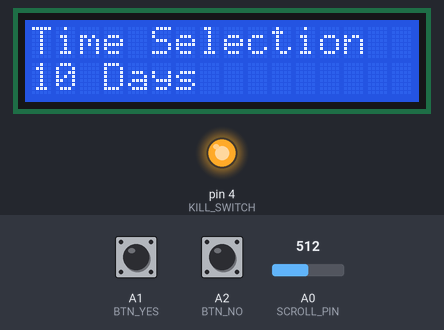
The sketch below on a simulated Arduino Uno, built with avr-gcc and run on an emulated ATmega328P. On the bench: 16×2 character LCD, output pins drawn as LEDs (lit = HIGH). The inputs (shaded band) are chosen by the test bench; at power-on: A1 (BTN_YES) HIGH, A0 (SCROLL_PIN) = 512, A2 (BTN_NO) HIGH. The local clock reads 2024-03-15 10:24:30 at power-on unless the sketch sets it.

Above: at 5.0 s.
5.1 s: A1 (BTN_YES) pulled LOW for 1 s
At 6.3 s:
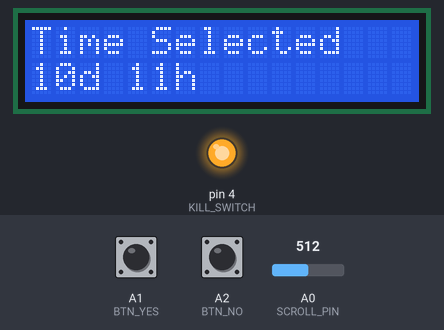
At 8.9 s:
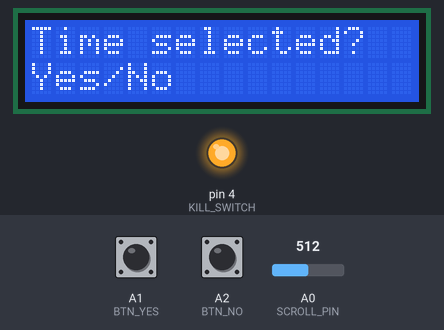
9.1 s: A1 (BTN_YES) pulled LOW for 3.2 s
At 10.8 s:
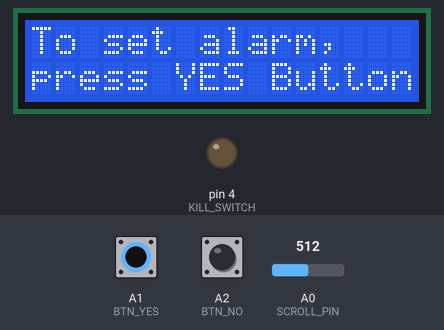
Timing chart, 0 to 12.3 s (numbered marks = the images above; inputs shaded):
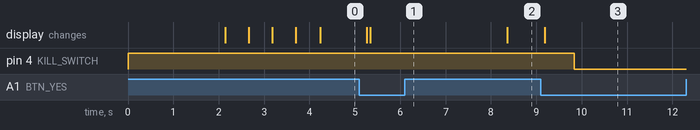

The sketch:

GACarCommand.ino
```cpp
/*  Full code for the Guardian Angel Car Command:
    This code will handle the following functions, after turning on the device the
    arduino will hold itself to high. It will also check to see if it was the RTC that
    turned it back on or if it was done on startup. This will run the emergency command
    as well as setting sleep through UI. We will be implementing 4 input controls. It
    includes 3 buttons for prompts and timer setting. We implement I2C for less pinouts
    on the LCD display as well as Neopixel LEDs, and RTC for timer handling.*/

// Importing Necessary Libraries
#include <LiquidCrystal_I2C.h>
#include <Wire.h>
#include <RTClib.h>
#include <Adafruit_NeoPixel.h>

//Define Lights
#define BEEPER 7
#define EMERGENCY_LIGHT_1 6
#define EMERGENCY_LIGHT_2 5
#define NUMPIXELS 16

// Define the Scroll Wheel
#define SCROLL_PIN A0

// Define Buttons
#define BTN_YES A1
#define BTN_NO A2
#define BTN_KILL A1

// Define KillPin
#define KILL_SWITCH 4

// Declare and start Backpack
LiquidCrystal_I2C lcd(0x27, 16, 2);

// Declare Sleep Breakout
RTC_DS3231 rtc;

// Declare Pixel ring
Adafruit_NeoPixel pixels1(NUMPIXELS, EMERGENCY_LIGHT_1, NEO_GRB + NEO_KHZ800);
Adafruit_NeoPixel pixels2(NUMPIXELS, EMERGENCY_LIGHT_2, NEO_GRB + NEO_KHZ800);

// Declare sleep time variables
int days, hours, minutes;

// Declare DateTime formats to use
DateTime startTime;
DateTime targetTime;

// For button pressing logic, create enum datatype
enum ButtonPress {NONE, YES, NO};

// Button Press YES NO logic.
ButtonPress readButtons()
{
  if (digitalRead(BTN_YES) == LOW)
  {
      delay(50); // debounce: Checks to make sure not noise
      if (digitalRead(BTN_YES) == LOW)
          return YES;
  }
  if (digitalRead(BTN_NO) == LOW)
  {
      delay(50); // debounce
      if (digitalRead(BTN_NO) == LOW)
          return NO;
  }
  return NONE;
}

/*-----------------------------------------------------------
  The following code handles the emergency scenario it will
  function be simultaneously beeping and flashing red lights
  on an interval. Emergency does that while the
  ledLightSetup handles starting the rings. Important to wait
  to set them up until later so that the current pull is low
-----------------------------------------------------------*/
// Emergency Alert Code
void emergency()
{
  uint32_t red = pixels1.Color(255, 0, 0);  // Red warning color

  // First beep + flash
  pixels1.fill(red);      // turn all LEDs on
  pixels2.fill(red);
  pixels1.show();
  pixels2.show();
  tone(BEEPER, 1000);     // 1 kHz beep
  delay(200);             // beep & flash duration

  pixels1.clear();        // turn LEDs off
  pixels2.clear();
  pixels1.show();
  pixels2.show();
  noTone(BEEPER);         // stop beep
  delay(150);             // short gap between beeps

  // Second beep + flash
  pixels1.fill(red);
  pixels2.fill(red);
  pixels1.show();
  pixels2.show();
  tone(BEEPER, 1000);
  delay(200);

  pixels1.clear();
  pixels2.clear();
  pixels1.show();
  pixels2.show();
  noTone(BEEPER);

  delay(800);         // long pause before repeating
}

// Setting up LED Ring Lights as RED
void ledLightSetup()
{
  pixels1.begin();
  pixels1.setBrightness(60);    //0 - 255

  pixels2.begin();
  pixels2.setBrightness(60);    //0 - 255
}

/*-----------------------------------------------------------
  The following code here is in charge of creating
  a menu where the user can select the time that they
  want the alarm to go off for, this is all UI so they can
  go back and forth between menus as well as wait to
  start the timer until they are ready. Once ready, the
  timer will be primed for the user to press the button kill
  switch
-----------------------------------------------------------*/
void timeSelection()
{
  // Force I2C to update at slower refresh rate
  unsigned long lastLCDUpdate = 0;
  const int LCD_UPDATE_INTERVAL = 200; // only update every 200ms

  // Create the menu at the top of the Display and move to the next
  lcd.clear();
  lcd.setCursor(0,0);
  lcd.print("Time Selection");
  lcd.setCursor(0,1);

  // Menu Switching
  bool inDayMenu = 1;
  bool inHourMenu = 0;
  int lastDays = -1;
  int lastHours = -1;

  // Create the days and hours to be set on RTC
  int daySelect = 0;
  int hourSelect = 0;

  while (inDayMenu)
  {
    // Selection of Days
    daySelect = map(analogRead(SCROLL_PIN), 0, 1023, 0, 20);

    if (daySelect != lastDays && millis() - lastLCDUpdate > LCD_UPDATE_INTERVAL)
    {
      lcd.setCursor(0,1);
      lcd.print(daySelect);
      lcd.print(" Days           ");
      lastDays = daySelect;
      lastLCDUpdate = millis();
    }

    ButtonPress btnDay = readButtons();
    if (btnDay == YES)
    {
      delay(100);
      inHourMenu = 1;

      // Selection of Hours
      while(inHourMenu)
      {
        hourSelect = map(analogRead(SCROLL_PIN), 0, 1023, 0, 23);

        if (hourSelect != lastHours && millis() - lastLCDUpdate > LCD_UPDATE_INTERVAL)
        {
          lcd.setCursor(0,1);
          lcd.print(hourSelect);
          lcd.print(" Hours          ");
          lastHours = hourSelect;
          lastLCDUpdate = millis();
        }

        ButtonPress btnHour = readButtons();

        if (btnHour == YES)
        {
          lcd.clear();
          lcd.setCursor(0,0);
          lcd.print("Time Selected");
          lcd.setCursor(0,1);
          lcd.print(daySelect);
          lcd.print("d ");
          lcd.print(hourSelect);
          lcd.print("h");
          delay(3000);
          inHourMenu = 0;
          inDayMenu = 0;
          break;
        }

        else if (btnHour == NO)
        {
          delay(100);
          inHourMenu = 0;
          inDayMenu = 1;
          lcd.clear();
          lcd.setCursor(0,0);
          lcd.print("Time Selection");
          lcd.setCursor(0,1);
        }
      }
    }
  }

  days = daySelect;
  hours = hourSelect;
  minutes = 0;
}

// Ask to start timer
bool timerStart()
{
  lcd.clear();
  lcd.setCursor(0,0);
  lcd.print("Time selected?");
  lcd.setCursor(0,1);
  lcd.print("Yes/No");

  while(1)
  {
    ButtonPress btn = readButtons();
    if (btn == YES)
    {
      lcd.clear();
      return true;
    }
    else if (btn == NO)
    {
      lcd.clear();
      return false;
    }
  }
}

// Start by Initializing the LCD Screen Startup
void lcdInitializationSetup()
{
  for (int i = 0; i <= 3; i++)
  {
    lcd.setCursor(0,0);
    lcd.print("Starting");
    for (int j = 0; j < i; j++) lcd.print(".");
    lcd.print("        "); // clear trailing characters
    delay(500);
  }
  lcd.clear();
}
// Setup and start the timer for alarm
void RTCSetup()
{
  // Start the RTC Breakout
  rtc.adjust(DateTime(2000, 1, 1, 0, 0, 0)); // Setting arbitrary start time to start at
  delay(50);  // Give the RTC a sec to get all setup to avoid calling code and then messing up the setup

  // Create start and end times for the breakout
  startTime = rtc.now();
  targetTime = startTime + TimeSpan(days, hours, 0, 0); //To be set by adjusting on display

  // Clear alarms
  rtc.clearAlarm(1);

  // Disable second alarm
  rtc.disableAlarm(2);
}

// Sets the alarm and turns off power to main arduino board.
void armAlarm()
{
  lcd.clear();
  lcd.print("To set alarm,");
  lcd.setCursor(0,1);
  lcd.print("press YES Button");
  delay(500);

  while(1)
  {
    if (digitalRead(BTN_KILL) == LOW)
    {
      break;
    }
  }

  // Setup timer to get start and stop time
  RTCSetup();

  // Start Alarm
  rtc.setAlarm1(targetTime, DS3231_A1_Date);
  delay(100);

  // Kill power to board
  digitalWrite(KILL_SWITCH, LOW);
}

void setup()
{
  // For every start, check alarm and make kill pin high.
  pinMode(KILL_SWITCH, OUTPUT);
  digitalWrite(KILL_SWITCH, HIGH);

  delay(1000);
  Wire.begin();
  Wire.setWireTimeout(3000, true);  //Keeping wire timeout for testing if lights off then same issues
  rtc.begin();

  // Have LCD Initialize so that know is on
  delay(1000);
  lcd.init();
  lcd.init();
  lcd.backlight();

  // Scroll wheel and button Setup
  pinMode(BTN_YES, INPUT_PULLUP);
  pinMode(BTN_NO, INPUT_PULLUP);
  pinMode(BTN_KILL, INPUT_PULLUP);

  // If alarm fired, run emergency, if not run setup protocol
  if(rtc.alarmFired(1))
  {
    // Clear Alarm after wake
    rtc.clearAlarm(1);

    // Setup Alarm Lights
    ledLightSetup();

    // Print Missing Person alert on LCD
    lcd.print("MISSING PERSON:");
    lcd.setCursor(0,1);
    lcd.print("CALL S.A.R");

    while(1)
    {
      emergency();
    }
  }
  else
  {
    lcdInitializationSetup(); // To be removed later this is validation testing so user can see it is on

    // Handle the menu logic for time selection
    bool timerConfirmed = false;
    while(!timerConfirmed)
    {
      timeSelection();
      timerConfirmed = timerStart();
    }

    // Start the hibernation and alarm for wake
    armAlarm();
  }
}

void loop() {
  // put your main code here, to run repeatedly:
}
```

Measured:
- after the input at 5.1 s, the display: first changes after 0.17 s (image 1 shows a later state)
- after the input at 9.1 s, pin 4 (KILL_SWITCH): HIGH → LOW after 0.74 s; the display: changes after 0.08 s (image 3)
